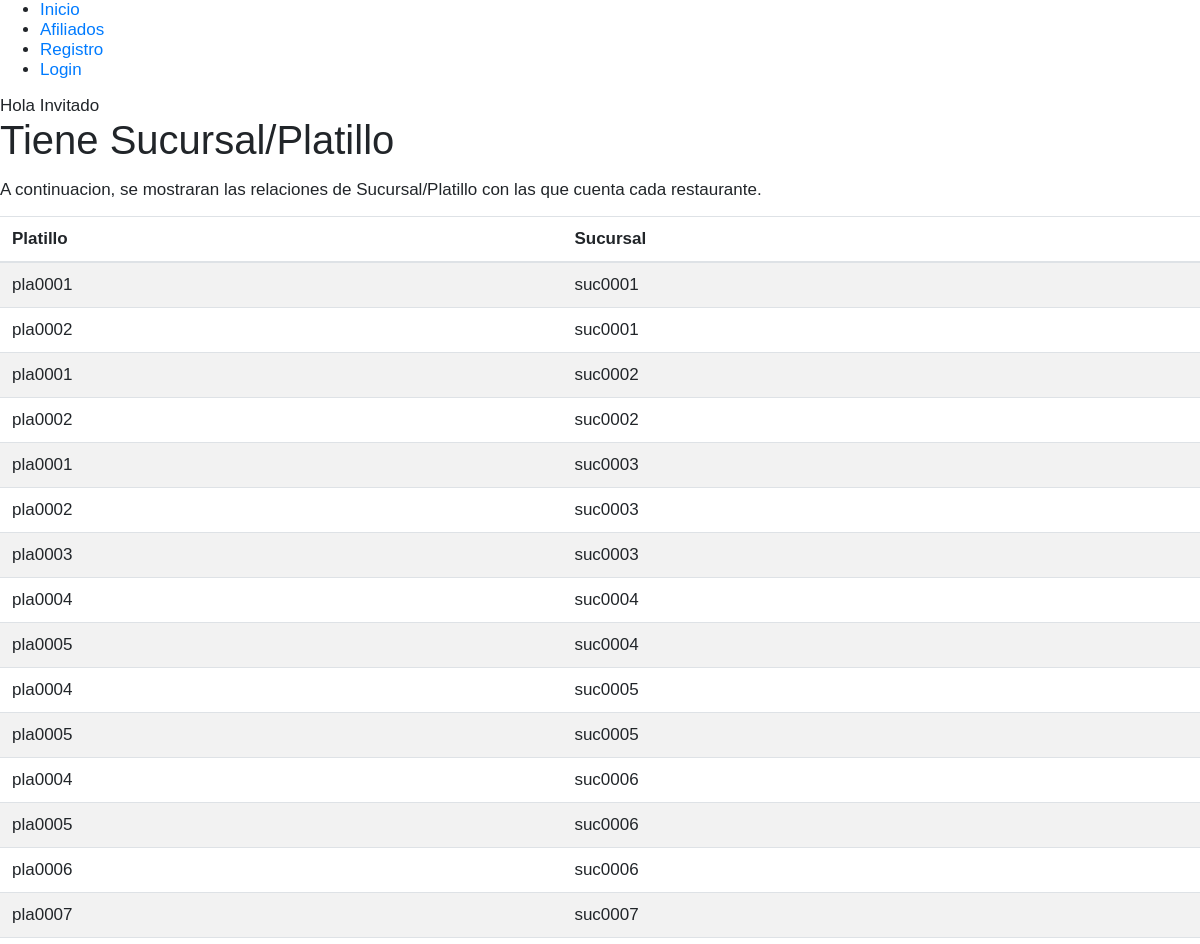
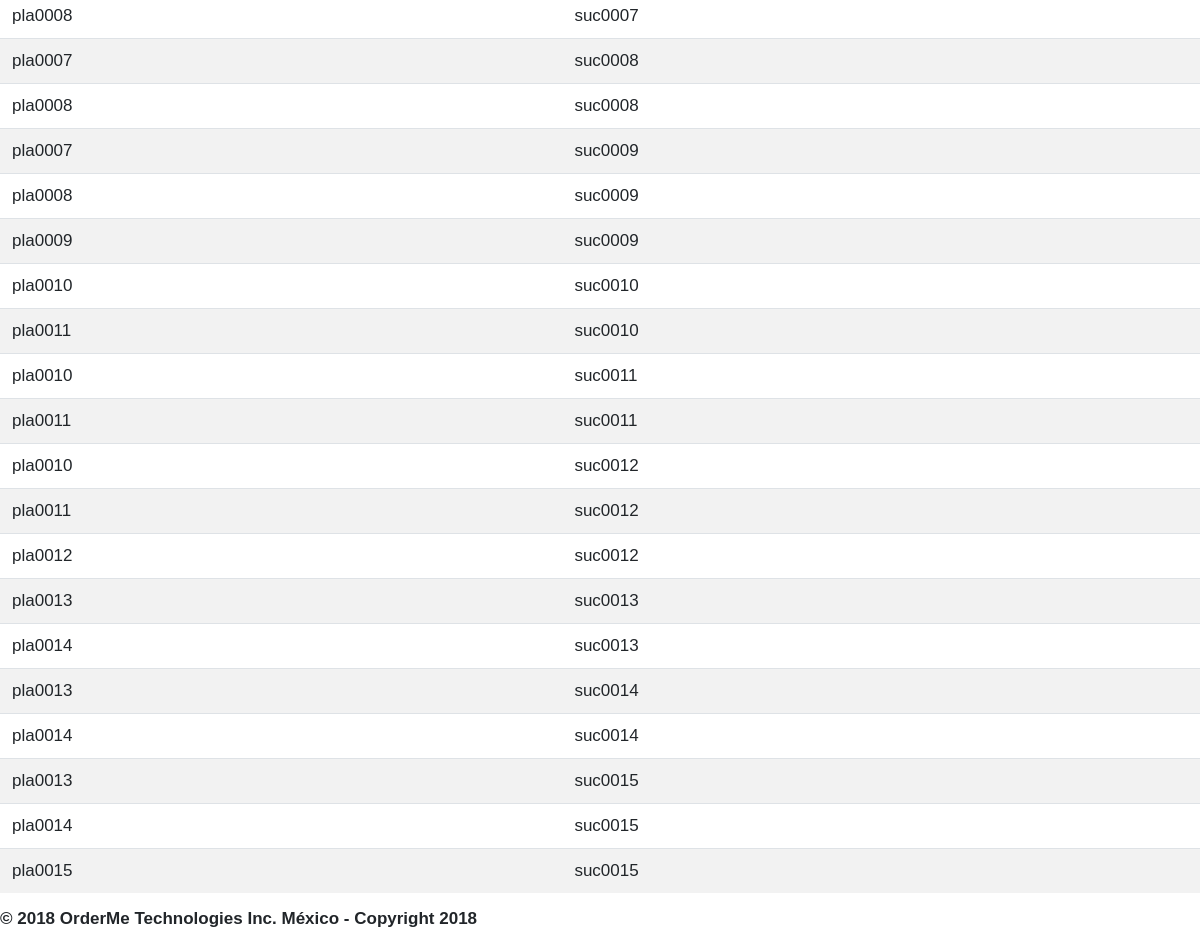
/tiene.php, run on the app's committed database (2 pictures, top to bottom).
### tables this page shows
create table Tiene(
	id_platillo varchar(7),
    id_sucursal varchar(7),
    constraint pk_tiene primary key (id_platillo,id_sucursal),
    constraint fk_platillo foreign key (id_platillo) references Platillo(id_platillo) on delete cascade on update cascade,
    constraint fk_sucursal1 foreign key (id_sucursal) references Sucursal(id_sucursal) on delete cascade on update cascade
);

### tiene.php (the view, shortened to what this page needs)
<!DOCTYPE html>
<html>
<head>
  <?php include('includes/links.php'); ?>
</head>
<?php
  include('includes/global.php');
?>
<body>
<div class="contenedor">
  <h1 class="courgete">Tiene Sucursal/Platillo</h1>
  <p class="centrado">A continuacion, se mostraran las relaciones de Sucursal/Platillo con las que cuenta cada restaurante.</p>
  <div class="table-responsive">
    <table class="table table-striped">
        <thead>
          <tr>
            <th>Platillo</th>
            <th>Sucursal</th>
          </tr>
        </thead>
        <tbody>
          <?php
            include('connectmysql.php');
            $sqldata= mysqli_query($dbcon,"call VerTiene()");
            while($row=mysqli_fetch_array($sqldata,MYSQLI_NUM)){
              echo "<tr><td>";
              echo utf8_encode($row[0]);
              echo "</td><td>";
              echo utf8_encode($row[1]);
              echo "</td>";
            }
          ?>
        </tbody>
      </table>
  </div>
</div>
</body>
</html>

### comun/css/estilos.css (style rules this page uses)
body { font: 100% sans-serif; font-size: 1.0625em; }
p { width: 80%; }

### data on the page
tiene: id_platillo "pla0001", id_sucursal "suc0001"
tiene: id_platillo "pla0002", id_sucursal "suc0001"
tiene: id_platillo "pla0001", id_sucursal "suc0002"
tiene: id_platillo "pla0002", id_sucursal "suc0002"
tiene: id_platillo "pla0001", id_sucursal "suc0003"
tiene: id_platillo "pla0002", id_sucursal "suc0003"
tiene: id_platillo "pla0003", id_sucursal "suc0003"
tiene: id_platillo "pla0004", id_sucursal "suc0004"
tiene: id_platillo "pla0005", id_sucursal "suc0004"
tiene: id_platillo "pla0004", id_sucursal "suc0005"
tiene: id_platillo "pla0005", id_sucursal "suc0005"
tiene: id_platillo "pla0004", id_sucursal "suc0006"
tiene: id_platillo "pla0005", id_sucursal "suc0006"
tiene: id_platillo "pla0006", id_sucursal "suc0006"
tiene: id_platillo "pla0007", id_sucursal "suc0007"
tiene: id_platillo "pla0008", id_sucursal "suc0007"
tiene: id_platillo "pla0007", id_sucursal "suc0008"
tiene: id_platillo "pla0008", id_sucursal "suc0008"
tiene: id_platillo "pla0007", id_sucursal "suc0009"
tiene: id_platillo "pla0008", id_sucursal "suc0009"
tiene: id_platillo "pla0009", id_sucursal "suc0009"
tiene: id_platillo "pla0010", id_sucursal "suc0010"
tiene: id_platillo "pla0011", id_sucursal "suc0010"
tiene: id_platillo "pla0010", id_sucursal "suc0011"
tiene: id_platillo "pla0011", id_sucursal "suc0011"
tiene: id_platillo "pla0010", id_sucursal "suc0012"
tiene: id_platillo "pla0011", id_sucursal "suc0012"
tiene: id_platillo "pla0012", id_sucursal "suc0012"
tiene: id_platillo "pla0013", id_sucursal "suc0013"
tiene: id_platillo "pla0014", id_sucursal "suc0013"
tiene: id_platillo "pla0013", id_sucursal "suc0014"
tiene: id_platillo "pla0014", id_sucursal "suc0014"
tiene: id_platillo "pla0013", id_sucursal "suc0015"
tiene: id_platillo "pla0014", id_sucursal "suc0015"
tiene: id_platillo "pla0015", id_sucursal "suc0015"
